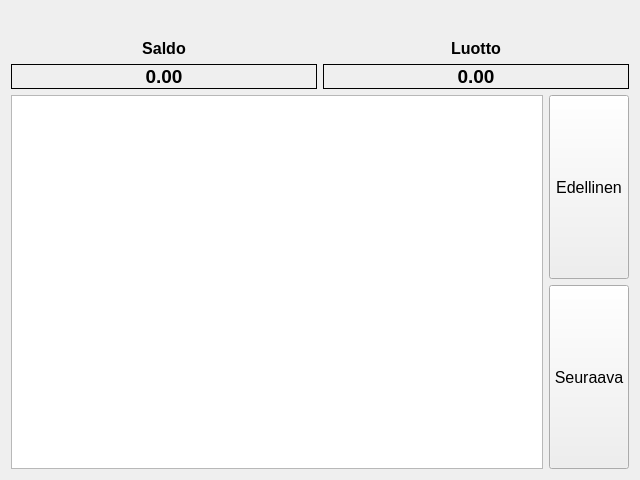
<?xml version="1.0" encoding="UTF-8"?>
<ui version="4.0">
 <class>PageAccountInfo</class>
 <widget class="PageWithUserBar" name="PageAccountInfo">
  <property name="geometry">
   <rect>
    <x>0</x>
    <y>0</y>
    <width>640</width>
    <height>480</height>
   </rect>
  </property>
  <layout class="QVBoxLayout" name="widgetRootLayout">
   <item>
    <widget class="QLabel" name="lblTitle">
     <property name="font">
      <font>
       <pointsize>14</pointsize>
      </font>
     </property>
     <property name="alignment">
      <set>Qt::AlignCenter</set>
     </property>
    </widget>
   </item>
   <item>
    <layout class="QGridLayout" name="balanceLayout">
     <item row="1" column="0">
      <widget class="QLabel" name="lblAccBalance">
       <property name="font">
        <font>
         <pointsize>14</pointsize>
         <weight>75</weight>
         <bold>true</bold>
        </font>
       </property>
       <property name="frameShape">
        <enum>QFrame::Box</enum>
       </property>
       <property name="text">
        <string>0.00</string>
       </property>
       <property name="alignment">
        <set>Qt::AlignCenter</set>
       </property>
      </widget>
     </item>
     <item row="0" column="0">
      <widget class="QLabel" name="lblAccBalanceText">
       <property name="font">
        <font>
         <pointsize>12</pointsize>
         <weight>75</weight>
         <bold>true</bold>
        </font>
       </property>
       <property name="text">
        <string>Saldo</string>
       </property>
       <property name="alignment">
        <set>Qt::AlignCenter</set>
       </property>
      </widget>
     </item>
     <item row="0" column="1">
      <widget class="QLabel" name="lblAccCredit">
       <property name="font">
        <font>
         <pointsize>12</pointsize>
         <weight>75</weight>
         <bold>true</bold>
        </font>
       </property>
       <property name="text">
        <string>Luotto</string>
       </property>
       <property name="alignment">
        <set>Qt::AlignCenter</set>
       </property>
      </widget>
     </item>
     <item row="1" column="1">
      <widget class="QLabel" name="lblAccCreditText">
       <property name="font">
        <font>
         <pointsize>14</pointsize>
         <weight>75</weight>
         <bold>true</bold>
        </font>
       </property>
       <property name="frameShape">
        <enum>QFrame::Box</enum>
       </property>
       <property name="text">
        <string>0.00</string>
       </property>
       <property name="alignment">
        <set>Qt::AlignCenter</set>
       </property>
      </widget>
     </item>
    </layout>
   </item>
   <item>
    <layout class="QHBoxLayout" name="transactionLayout">
     <item>
      <widget class="QTableView" name="tblTransactions"/>
     </item>
     <item>
      <layout class="QVBoxLayout" name="transactionBtnLayout">
       <item>
        <widget class="QPushButton" name="btnNext">
         <property name="sizePolicy">
          <sizepolicy hsizetype="Minimum" vsizetype="Minimum">
           <horstretch>0</horstretch>
           <verstretch>0</verstretch>
          </sizepolicy>
         </property>
         <property name="font">
          <font>
           <pointsize>12</pointsize>
          </font>
         </property>
         <property name="text">
          <string>Edellinen</string>
         </property>
        </widget>
       </item>
       <item>
        <widget class="QPushButton" name="btnPrev">
         <property name="sizePolicy">
          <sizepolicy hsizetype="Minimum" vsizetype="Minimum">
           <horstretch>0</horstretch>
           <verstretch>0</verstretch>
          </sizepolicy>
         </property>
         <property name="font">
          <font>
           <pointsize>12</pointsize>
          </font>
         </property>
         <property name="text">
          <string>Seuraava</string>
         </property>
        </widget>
       </item>
      </layout>
     </item>
    </layout>
   </item>
  </layout>
 </widget>
 <customwidgets>
  <customwidget>
   <class>PageWithUserBar</class>
   <extends>QWidget</extends>
   <header>page/abstract/pagewithuserbar.h</header>
   <container>1</container>
  </customwidget>
 </customwidgets>
 <resources/>
 <connections/>
</ui>
